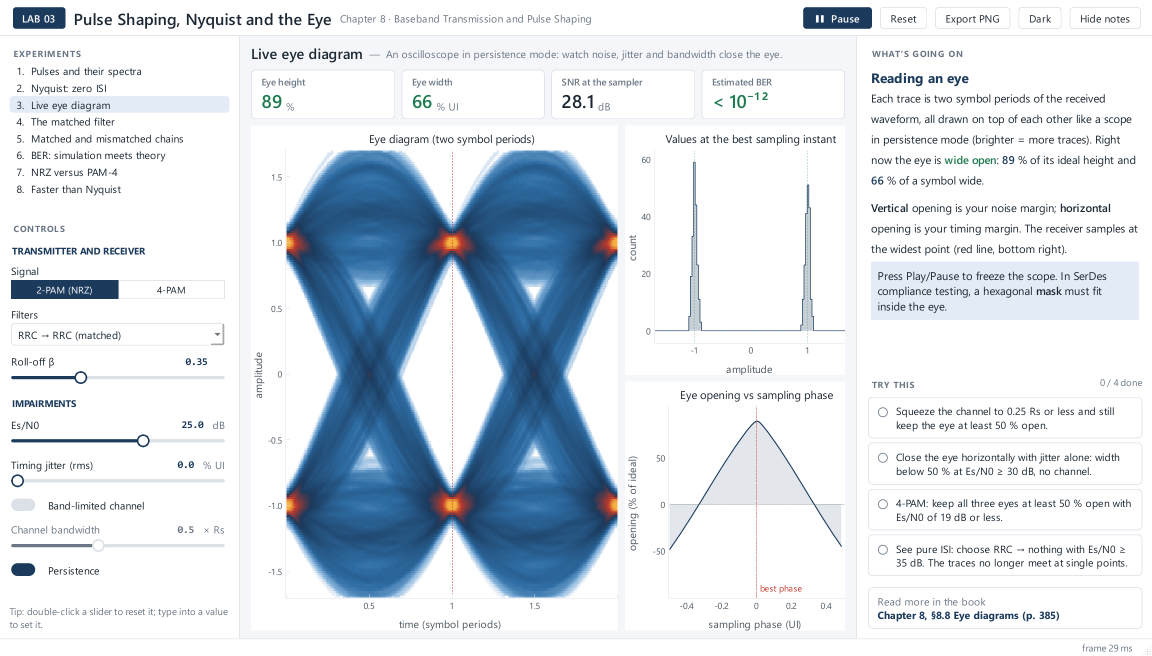
#> input picture book/figs/appB_lab03_eye.png, 2304 x 1312 px (shown at 1/2 size); its folder holds 4 pictures in this run
$ python appB_figs.py
#> lines starting #> are read from the running program, lines starting #| are printed output that depends on the picture
### book/figscripts/figstyle.py
"""Common style and helpers for every figure in the book."""
import os, sys
import matplotlib
matplotlib.use("Agg")
import matplotlib.pyplot as plt
import numpy as np

HERE = os.path.dirname(os.path.abspath(__file__))
FIGDIR = os.path.join(HERE, "..", "figs")
sys.path.insert(0, os.path.join(HERE, "..", "..", "moderncomms-labs"))

NAVY, ACCENT, GREEN, ORANGE, GRAY, PURPLE = "#1B3A5C", "#C0392B", "#1E7B4F", "#C0661A", "#7F8C8D", "#6C3483"
CYCLE = [NAVY, ACCENT, GREEN, ORANGE, PURPLE, "#2E86C1", GRAY]

from matplotlib import font_manager as _fm
import glob as _glob
_FONT_GLOBS = ["/usr/share/texmf/fonts/opentype/public/tex-gyre/texgyrepagella*.otf",
               "/usr/share/texlive/texmf-dist/fonts/opentype/public/tex-gyre/texgyrepagella*.otf",
               os.path.join(os.environ.get("LOCALAPPDATA", ""), "Programs/MiKTeX/fonts/opentype/public/tex-gyre/texgyrepagella*.otf")]
for _g in _FONT_GLOBS:
    for _f in _glob.glob(_g):
        _fm.fontManager.addfont(_f)

plt.rcParams.update({
    "font.family": "serif", "font.serif": ["TeX Gyre Pagella", "Palatino", "DejaVu Serif"],
    "mathtext.fontset": "cm", "font.size": 9.5, "axes.titlesize": 10, "axes.labelsize": 9.5,
    "legend.fontsize": 8, "xtick.labelsize": 8.5, "ytick.labelsize": 8.5,
    "axes.grid": True, "grid.alpha": 0.25, "grid.linewidth": 0.6,
    "axes.spines.top": False, "axes.spines.right": False,
    "axes.prop_cycle": matplotlib.cycler(color=CYCLE),
    "lines.linewidth": 1.4, "figure.dpi": 150, "savefig.bbox": "tight", "savefig.pad_inches": 0.03,
    "pdf.fonttype": 3,
})

W1, W2 = 6.0, 6.3   # single-column widths (inches)


def save(fig, name):
    os.makedirs(FIGDIR, exist_ok=True)
    fig.savefig(os.path.join(FIGDIR, name + ".pdf"))
    plt.close(fig)
    print("wrote", name)


def rng(seed=0):
    return np.random.default_rng(seed)

### book/figscripts/appB_figs.py
"""Figures for Appendix B (Using the Companion Labs).

The screenshots themselves (figs/appB_*.png/.jpg) are captured from the live labs with
    python labs/lab03_pulse_shaping.py --exp 3 --shot figs/appB_lab03_eye.png
(Appendix B uses a 1.6x-scaled offscreen grab for print sharpness). This script adds the
numbered call-outs of the guided tour on top of the Lab 3 screenshot.
"""
from figstyle import *
from matplotlib.patches import Circle

# call-outs in the coordinates of a 2000-px-wide view of the screenshot (scaled below)
TOUR = [
    (1, 345, 93, "experiments"),
    (2, 300, 397, "controls"),
    (3, 692, 122, "readouts"),
    (4, 540, 245, "live plots"),
    (5, 1705, 93, "story"),
    (6, 1620, 668, "challenges"),
    (7, 1945, 1047, "book link"),
    (8, 1382, 32, "play/pause"),
    (9, 1600, 66, "toolbar"),
    (10, 1835, 1118, "status"),
]


def tour():
    img = plt.imread(os.path.join(FIGDIR, "appB_lab03_eye.png"))
#> img is the input picture: shape (1312, 2304, 3) float32; mean R, G, B 0.847, 0.878, 0.909
    h, w = img.shape[:2]
#> h = 1312; w = 2304
    s = w / 2000.0
#> s = 1.15
    fig = plt.figure(figsize=(W2, W2 * h / w))
    ax = fig.add_axes([0, 0, 1, 1])
    ax.imshow(img, interpolation="none")
    ax.set_xlim(0, w); ax.set_ylim(h, 0); ax.axis("off")
    r = 24 * s
#> r = 27.65
    for n, x, y, _ in TOUR:
        x, y = x * s, y * s
        ax.add_patch(Circle((x, y), r, facecolor=ACCENT, edgecolor="white", lw=1.4, zorder=5))
        ax.text(x, y, str(n), color="white", ha="center", va="center", fontsize=7.5,
                fontweight="bold", zorder=6, family="sans-serif")
    ax.add_patch(plt.Rectangle((0, 0), w - 1, h - 1, fill=False, edgecolor="#B0B0B0", lw=0.6))
    save(fig, "appB_tour")
#> in save, `fig.savefig(os.path.join(FIGDIR, name + ".pdf"))`:
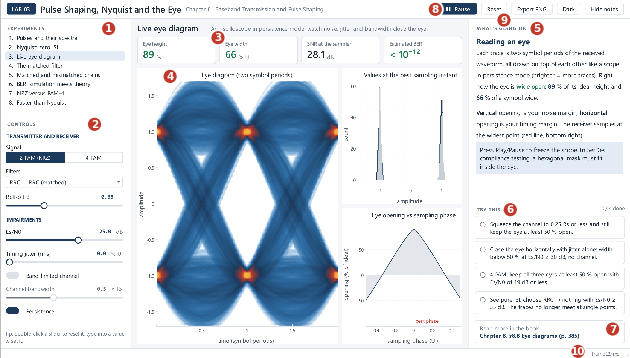
#> figure drawn by matplotlib, 1 panel


if __name__ == "__main__":
    tour()
